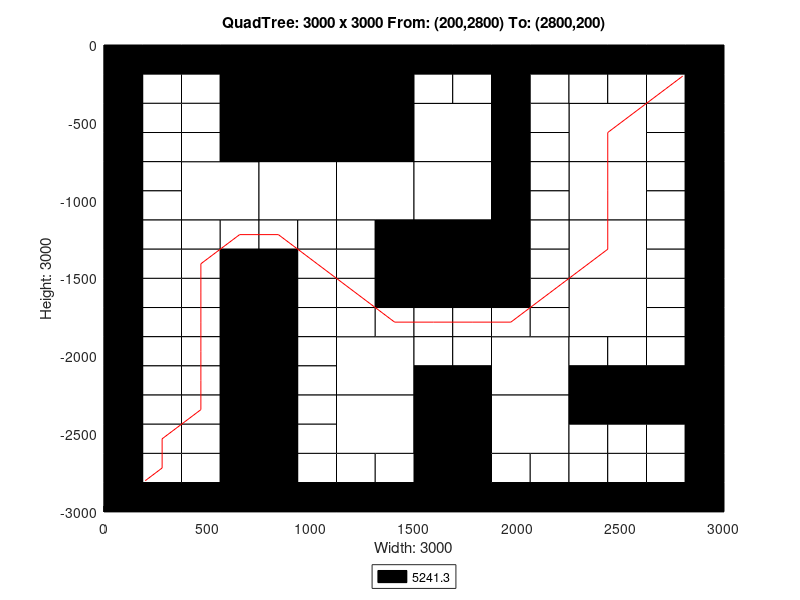

Write MATLAB code to recreate this figure.
axis([0 3000 -3000 0]);
title('QuadTree: 3000 x 3000 From: (200,2800) To: (2800,200)');
xlabel('Width: 3000');
ylabel('Height: 3000');
rectangle('Position',[750 -750 750 750], 'FaceColor',[0 0 0]);
rectangle('Position',[375 -1125 375 375], 'FaceColor',[1 1 1]);
rectangle('Position',[750 -1125 375 375], 'FaceColor',[1 1 1]);
rectangle('Position',[1125 -1125 375 375], 'FaceColor',[1 1 1]);
rectangle('Position',[1500 -750 375 375], 'FaceColor',[1 1 1]);
rectangle('Position',[2250 -750 375 375], 'FaceColor',[1 1 1]);
rectangle('Position',[1500 -1125 375 375], 'FaceColor',[1 1 1]);
rectangle('Position',[1500 -1500 375 375], 'FaceColor',[0 0 0]);
rectangle('Position',[2250 -1125 375 375], 'FaceColor',[1 1 1]);
rectangle('Position',[2250 -1500 375 375], 'FaceColor',[1 1 1]);
rectangle('Position',[1125 -2250 375 375], 'FaceColor',[1 1 1]);
rectangle('Position',[1125 -2625 375 375], 'FaceColor',[1 1 1]);
rectangle('Position',[1875 -2250 375 375], 'FaceColor',[1 1 1]);
rectangle('Position',[2250 -1875 375 375], 'FaceColor',[1 1 1]);
rectangle('Position',[1500 -2625 375 375], 'FaceColor',[0 0 0]);
rectangle('Position',[1875 -2625 375 375], 'FaceColor',[1 1 1]);
rectangle('Position',[1500 -3000 375 375], 'FaceColor',[0 0 0]);
rectangle('Position',[0 -187.5 187.5 187.5], 'FaceColor',[0 0 0]);
rectangle('Position',[187.5 -187.5 187.5 187.5], 'FaceColor',[0 0 0]);
rectangle('Position',[0 -375 187.5 187.5], 'FaceColor',[0 0 0]);
rectangle('Position',[187.5 -375 187.5 187.5], 'FaceColor',[1 1 1]);
rectangle('Position',[375 -187.5 187.5 187.5], 'FaceColor',[0 0 0]);
rectangle('Position',[562.5 -187.5 187.5 187.5], 'FaceColor',[0 0 0]);
rectangle('Position',[375 -375 187.5 187.5], 'FaceColor',[1 1 1]);
rectangle('Position',[562.5 -375 187.5 187.5], 'FaceColor',[0 0 0]);
rectangle('Position',[0 -562.5 187.5 187.5], 'FaceColor',[0 0 0]);
rectangle('Position',[187.5 -562.5 187.5 187.5], 'FaceColor',[1 1 1]);
rectangle('Position',[0 -750 187.5 187.5], 'FaceColor',[0 0 0]);
rectangle('Position',[187.5 -750 187.5 187.5], 'FaceColor',[1 1 1]);
rectangle('Position',[375 -562.5 187.5 187.5], 'FaceColor',[1 1 1]);
rectangle('Position',[562.5 -562.5 187.5 187.5], 'FaceColor',[0 0 0]);
rectangle('Position',[375 -750 187.5 187.5], 'FaceColor',[1 1 1]);
rectangle('Position',[562.5 -750 187.5 187.5], 'FaceColor',[0 0 0]);
rectangle('Position',[0 -937.5 187.5 187.5], 'FaceColor',[0 0 0]);
rectangle('Position',[187.5 -937.5 187.5 187.5], 'FaceColor',[1 1 1]);
rectangle('Position',[0 -1125 187.5 187.5], 'FaceColor',[0 0 0]);
rectangle('Position',[187.5 -1125 187.5 187.5], 'FaceColor',[1 1 1]);
rectangle('Position',[0 -1312.5 187.5 187.5], 'FaceColor',[0 0 0]);
rectangle('Position',[187.5 -1312.5 187.5 187.5], 'FaceColor',[1 1 1]);
rectangle('Position',[0 -1500 187.5 187.5], 'FaceColor',[0 0 0]);
rectangle('Position',[187.5 -1500 187.5 187.5], 'FaceColor',[1 1 1]);
rectangle('Position',[375 -1312.5 187.5 187.5], 'FaceColor',[1 1 1]);
rectangle('Position',[562.5 -1312.5 187.5 187.5], 'FaceColor',[1 1 1]);
rectangle('Position',[375 -1500 187.5 187.5], 'FaceColor',[1 1 1]);
rectangle('Position',[562.5 -1500 187.5 187.5], 'FaceColor',[0 0 0]);
rectangle('Position',[750 -1312.5 187.5 187.5], 'FaceColor',[1 1 1]);
rectangle('Position',[937.5 -1312.5 187.5 187.5], 'FaceColor',[1 1 1]);
rectangle('Position',[750 -1500 187.5 187.5], 'FaceColor',[0 0 0]);
rectangle('Position',[937.5 -1500 187.5 187.5], 'FaceColor',[1 1 1]);
rectangle('Position',[1125 -1312.5 187.5 187.5], 'FaceColor',[1 1 1]);
rectangle('Position',[1312.5 -1312.5 187.5 187.5], 'FaceColor',[0 0 0]);
rectangle('Position',[1125 -1500 187.5 187.5], 'FaceColor',[1 1 1]);
rectangle('Position',[1312.5 -1500 187.5 187.5], 'FaceColor',[0 0 0]);
rectangle('Position',[1500 -187.5 187.5 187.5], 'FaceColor',[0 0 0]);
rectangle('Position',[1687.5 -187.5 187.5 187.5], 'FaceColor',[0 0 0]);
rectangle('Position',[1500 -375 187.5 187.5], 'FaceColor',[1 1 1]);
rectangle('Position',[1687.5 -375 187.5 187.5], 'FaceColor',[1 1 1]);
rectangle('Position',[1875 -187.5 187.5 187.5], 'FaceColor',[0 0 0]);
rectangle('Position',[2062.5 -187.5 187.5 187.5], 'FaceColor',[0 0 0]);
rectangle('Position',[1875 -375 187.5 187.5], 'FaceColor',[0 0 0]);
rectangle('Position',[2062.5 -375 187.5 187.5], 'FaceColor',[1 1 1]);
rectangle('Position',[1875 -562.5 187.5 187.5], 'FaceColor',[0 0 0]);
rectangle('Position',[2062.5 -562.5 187.5 187.5], 'FaceColor',[1 1 1]);
rectangle('Position',[1875 -750 187.5 187.5], 'FaceColor',[0 0 0]);
rectangle('Position',[2062.5 -750 187.5 187.5], 'FaceColor',[1 1 1]);
rectangle('Position',[2250 -187.5 187.5 187.5], 'FaceColor',[0 0 0]);
rectangle('Position',[2437.5 -187.5 187.5 187.5], 'FaceColor',[0 0 0]);
rectangle('Position',[2250 -375 187.5 187.5], 'FaceColor',[1 1 1]);
rectangle('Position',[2437.5 -375 187.5 187.5], 'FaceColor',[1 1 1]);
rectangle('Position',[2625 -187.5 187.5 187.5], 'FaceColor',[0 0 0]);
rectangle('Position',[2812.5 -187.5 187.5 187.5], 'FaceColor',[0 0 0]);
rectangle('Position',[2625 -375 187.5 187.5], 'FaceColor',[1 1 1]);
rectangle('Position',[2812.5 -375 187.5 187.5], 'FaceColor',[0 0 0]);
rectangle('Position',[2625 -562.5 187.5 187.5], 'FaceColor',[1 1 1]);
rectangle('Position',[2812.5 -562.5 187.5 187.5], 'FaceColor',[0 0 0]);
rectangle('Position',[2625 -750 187.5 187.5], 'FaceColor',[1 1 1]);
rectangle('Position',[2812.5 -750 187.5 187.5], 'FaceColor',[0 0 0]);
rectangle('Position',[1875 -937.5 187.5 187.5], 'FaceColor',[0 0 0]);
rectangle('Position',[2062.5 -937.5 187.5 187.5], 'FaceColor',[1 1 1]);
rectangle('Position',[1875 -1125 187.5 187.5], 'FaceColor',[0 0 0]);
rectangle('Position',[2062.5 -1125 187.5 187.5], 'FaceColor',[1 1 1]);
rectangle('Position',[1875 -1312.5 187.5 187.5], 'FaceColor',[0 0 0]);
rectangle('Position',[2062.5 -1312.5 187.5 187.5], 'FaceColor',[1 1 1]);
rectangle('Position',[1875 -1500 187.5 187.5], 'FaceColor',[0 0 0]);
rectangle('Position',[2062.5 -1500 187.5 187.5], 'FaceColor',[1 1 1]);
rectangle('Position',[2625 -937.5 187.5 187.5], 'FaceColor',[1 1 1]);
rectangle('Position',[2812.5 -937.5 187.5 187.5], 'FaceColor',[0 0 0]);
rectangle('Position',[2625 -1125 187.5 187.5], 'FaceColor',[1 1 1]);
rectangle('Position',[2812.5 -1125 187.5 187.5], 'FaceColor',[0 0 0]);
rectangle('Position',[2625 -1312.5 187.5 187.5], 'FaceColor',[1 1 1]);
rectangle('Position',[2812.5 -1312.5 187.5 187.5], 'FaceColor',[0 0 0]);
rectangle('Position',[2625 -1500 187.5 187.5], 'FaceColor',[1 1 1]);
rectangle('Position',[2812.5 -1500 187.5 187.5], 'FaceColor',[0 0 0]);
rectangle('Position',[0 -1687.5 187.5 187.5], 'FaceColor',[0 0 0]);
rectangle('Position',[187.5 -1687.5 187.5 187.5], 'FaceColor',[1 1 1]);
rectangle('Position',[0 -1875 187.5 187.5], 'FaceColor',[0 0 0]);
rectangle('Position',[187.5 -1875 187.5 187.5], 'FaceColor',[1 1 1]);
rectangle('Position',[375 -1687.5 187.5 187.5], 'FaceColor',[1 1 1]);
rectangle('Position',[562.5 -1687.5 187.5 187.5], 'FaceColor',[0 0 0]);
rectangle('Position',[375 -1875 187.5 187.5], 'FaceColor',[1 1 1]);
rectangle('Position',[562.5 -1875 187.5 187.5], 'FaceColor',[0 0 0]);
rectangle('Position',[0 -2062.5 187.5 187.5], 'FaceColor',[0 0 0]);
rectangle('Position',[187.5 -2062.5 187.5 187.5], 'FaceColor',[1 1 1]);
rectangle('Position',[0 -2250 187.5 187.5], 'FaceColor',[0 0 0]);
rectangle('Position',[187.5 -2250 187.5 187.5], 'FaceColor',[1 1 1]);
rectangle('Position',[375 -2062.5 187.5 187.5], 'FaceColor',[1 1 1]);
rectangle('Position',[562.5 -2062.5 187.5 187.5], 'FaceColor',[0 0 0]);
rectangle('Position',[375 -2250 187.5 187.5], 'FaceColor',[1 1 1]);
rectangle('Position',[562.5 -2250 187.5 187.5], 'FaceColor',[0 0 0]);
rectangle('Position',[750 -1687.5 187.5 187.5], 'FaceColor',[0 0 0]);
rectangle('Position',[937.5 -1687.5 187.5 187.5], 'FaceColor',[1 1 1]);
rectangle('Position',[750 -1875 187.5 187.5], 'FaceColor',[0 0 0]);
rectangle('Position',[937.5 -1875 187.5 187.5], 'FaceColor',[1 1 1]);
rectangle('Position',[1125 -1687.5 187.5 187.5], 'FaceColor',[1 1 1]);
rectangle('Position',[1312.5 -1687.5 187.5 187.5], 'FaceColor',[0 0 0]);
rectangle('Position',[1125 -1875 187.5 187.5], 'FaceColor',[1 1 1]);
rectangle('Position',[1312.5 -1875 187.5 187.5], 'FaceColor',[1 1 1]);
rectangle('Position',[750 -2062.5 187.5 187.5], 'FaceColor',[0 0 0]);
rectangle('Position',[937.5 -2062.5 187.5 187.5], 'FaceColor',[1 1 1]);
rectangle('Position',[750 -2250 187.5 187.5], 'FaceColor',[0 0 0]);
rectangle('Position',[937.5 -2250 187.5 187.5], 'FaceColor',[1 1 1]);
rectangle('Position',[0 -2437.5 187.5 187.5], 'FaceColor',[0 0 0]);
rectangle('Position',[187.5 -2437.5 187.5 187.5], 'FaceColor',[1 1 1]);
rectangle('Position',[0 -2625 187.5 187.5], 'FaceColor',[0 0 0]);
rectangle('Position',[187.5 -2625 187.5 187.5], 'FaceColor',[1 1 1]);
rectangle('Position',[375 -2437.5 187.5 187.5], 'FaceColor',[1 1 1]);
rectangle('Position',[562.5 -2437.5 187.5 187.5], 'FaceColor',[0 0 0]);
rectangle('Position',[375 -2625 187.5 187.5], 'FaceColor',[1 1 1]);
rectangle('Position',[562.5 -2625 187.5 187.5], 'FaceColor',[0 0 0]);
rectangle('Position',[0 -2812.5 187.5 187.5], 'FaceColor',[0 0 0]);
rectangle('Position',[187.5 -2812.5 187.5 187.5], 'FaceColor',[1 1 1]);
rectangle('Position',[0 -3000 187.5 187.5], 'FaceColor',[0 0 0]);
rectangle('Position',[187.5 -3000 187.5 187.5], 'FaceColor',[0 0 0]);
rectangle('Position',[375 -2812.5 187.5 187.5], 'FaceColor',[1 1 1]);
rectangle('Position',[562.5 -2812.5 187.5 187.5], 'FaceColor',[0 0 0]);
rectangle('Position',[375 -3000 187.5 187.5], 'FaceColor',[0 0 0]);
rectangle('Position',[562.5 -3000 187.5 187.5], 'FaceColor',[0 0 0]);
rectangle('Position',[750 -2437.5 187.5 187.5], 'FaceColor',[0 0 0]);
rectangle('Position',[937.5 -2437.5 187.5 187.5], 'FaceColor',[1 1 1]);
rectangle('Position',[750 -2625 187.5 187.5], 'FaceColor',[0 0 0]);
rectangle('Position',[937.5 -2625 187.5 187.5], 'FaceColor',[1 1 1]);
rectangle('Position',[750 -2812.5 187.5 187.5], 'FaceColor',[0 0 0]);
rectangle('Position',[937.5 -2812.5 187.5 187.5], 'FaceColor',[1 1 1]);
rectangle('Position',[750 -3000 187.5 187.5], 'FaceColor',[0 0 0]);
rectangle('Position',[937.5 -3000 187.5 187.5], 'FaceColor',[0 0 0]);
rectangle('Position',[1125 -2812.5 187.5 187.5], 'FaceColor',[1 1 1]);
rectangle('Position',[1312.5 -2812.5 187.5 187.5], 'FaceColor',[1 1 1]);
rectangle('Position',[1125 -3000 187.5 187.5], 'FaceColor',[0 0 0]);
rectangle('Position',[1312.5 -3000 187.5 187.5], 'FaceColor',[0 0 0]);
rectangle('Position',[1500 -1687.5 187.5 187.5], 'FaceColor',[0 0 0]);
rectangle('Position',[1687.5 -1687.5 187.5 187.5], 'FaceColor',[0 0 0]);
rectangle('Position',[1500 -1875 187.5 187.5], 'FaceColor',[1 1 1]);
rectangle('Position',[1687.5 -1875 187.5 187.5], 'FaceColor',[1 1 1]);
rectangle('Position',[1875 -1687.5 187.5 187.5], 'FaceColor',[0 0 0]);
rectangle('Position',[2062.5 -1687.5 187.5 187.5], 'FaceColor',[1 1 1]);
rectangle('Position',[1875 -1875 187.5 187.5], 'FaceColor',[1 1 1]);
rectangle('Position',[2062.5 -1875 187.5 187.5], 'FaceColor',[1 1 1]);
rectangle('Position',[1500 -2062.5 187.5 187.5], 'FaceColor',[1 1 1]);
rectangle('Position',[1687.5 -2062.5 187.5 187.5], 'FaceColor',[1 1 1]);
rectangle('Position',[1500 -2250 187.5 187.5], 'FaceColor',[0 0 0]);
rectangle('Position',[1687.5 -2250 187.5 187.5], 'FaceColor',[0 0 0]);
rectangle('Position',[2625 -1687.5 187.5 187.5], 'FaceColor',[1 1 1]);
rectangle('Position',[2812.5 -1687.5 187.5 187.5], 'FaceColor',[0 0 0]);
rectangle('Position',[2625 -1875 187.5 187.5], 'FaceColor',[1 1 1]);
rectangle('Position',[2812.5 -1875 187.5 187.5], 'FaceColor',[0 0 0]);
rectangle('Position',[2250 -2062.5 187.5 187.5], 'FaceColor',[1 1 1]);
rectangle('Position',[2437.5 -2062.5 187.5 187.5], 'FaceColor',[1 1 1]);
rectangle('Position',[2250 -2250 187.5 187.5], 'FaceColor',[0 0 0]);
rectangle('Position',[2437.5 -2250 187.5 187.5], 'FaceColor',[0 0 0]);
rectangle('Position',[2625 -2062.5 187.5 187.5], 'FaceColor',[1 1 1]);
rectangle('Position',[2812.5 -2062.5 187.5 187.5], 'FaceColor',[0 0 0]);
rectangle('Position',[2625 -2250 187.5 187.5], 'FaceColor',[0 0 0]);
rectangle('Position',[2812.5 -2250 187.5 187.5], 'FaceColor',[0 0 0]);
rectangle('Position',[1875 -2812.5 187.5 187.5], 'FaceColor',[1 1 1]);
rectangle('Position',[2062.5 -2812.5 187.5 187.5], 'FaceColor',[1 1 1]);
rectangle('Position',[1875 -3000 187.5 187.5], 'FaceColor',[0 0 0]);
rectangle('Position',[2062.5 -3000 187.5 187.5], 'FaceColor',[0 0 0]);
rectangle('Position',[2250 -2437.5 187.5 187.5], 'FaceColor',[0 0 0]);
rectangle('Position',[2437.5 -2437.5 187.5 187.5], 'FaceColor',[0 0 0]);
rectangle('Position',[2250 -2625 187.5 187.5], 'FaceColor',[1 1 1]);
rectangle('Position',[2437.5 -2625 187.5 187.5], 'FaceColor',[1 1 1]);
rectangle('Position',[2625 -2437.5 187.5 187.5], 'FaceColor',[0 0 0]);
rectangle('Position',[2812.5 -2437.5 187.5 187.5], 'FaceColor',[0 0 0]);
rectangle('Position',[2625 -2625 187.5 187.5], 'FaceColor',[1 1 1]);
rectangle('Position',[2812.5 -2625 187.5 187.5], 'FaceColor',[0 0 0]);
rectangle('Position',[2250 -2812.5 187.5 187.5], 'FaceColor',[1 1 1]);
rectangle('Position',[2437.5 -2812.5 187.5 187.5], 'FaceColor',[1 1 1]);
rectangle('Position',[2250 -3000 187.5 187.5], 'FaceColor',[0 0 0]);
rectangle('Position',[2437.5 -3000 187.5 187.5], 'FaceColor',[0 0 0]);
rectangle('Position',[2625 -2812.5 187.5 187.5], 'FaceColor',[1 1 1]);
rectangle('Position',[2812.5 -2812.5 187.5 187.5], 'FaceColor',[0 0 0]);
rectangle('Position',[2625 -3000 187.5 187.5], 'FaceColor',[0 0 0]);
rectangle('Position',[2812.5 -3000 187.5 187.5], 'FaceColor',[0 0 0]);
X=[2800,2718.75,2437.5,2437.5,2437.5,2156.25,1968.75,1781.25,1593.75,1406.25,1218.75,1031.25,843.75,656.25,468.75,468.75,468.75,468.75,468.75,468.75,281.25,281.25,200];
Y=[-200,-281.25,-562.5,-937.5,-1312.5,-1593.75,-1781.25,-1781.25,-1781.25,-1781.25,-1593.75,-1406.25,-1218.75,-1218.75,-1406.25,-1593.75,-1781.25,-1968.75,-2156.25,-2343.75,-2531.25,-2718.75,-2800];
hold on;
plot(X,Y,'r');
legend('5241.3','Location','southoutside');
